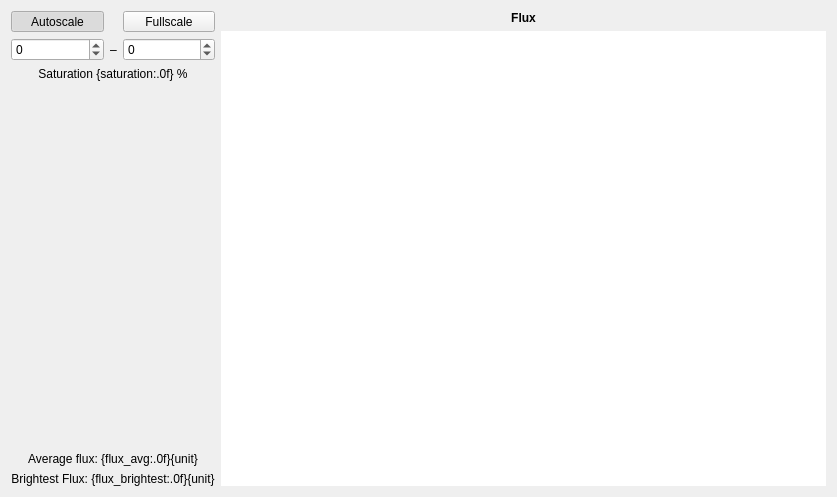
<?xml version="1.0" encoding="UTF-8"?>
<ui version="4.0">
 <class>FluxWidget</class>
 <widget class="QWidget" name="FluxWidget">
  <property name="geometry">
   <rect>
    <x>0</x>
    <y>0</y>
    <width>837</width>
    <height>497</height>
   </rect>
  </property>
  <property name="windowTitle">
   <string>Flux - KalAO</string>
  </property>
  <layout class="QGridLayout" name="gridLayout" columnstretch="0,1">
   <item row="0" column="1">
    <widget class="QLabel" name="title_label">
     <property name="font">
      <font>
       <bold>true</bold>
      </font>
     </property>
     <property name="text">
      <string>Flux</string>
     </property>
     <property name="alignment">
      <set>Qt::AlignCenter</set>
     </property>
    </widget>
   </item>
   <item row="1" column="1">
    <widget class="KGraphicsView" name="flux_view">
     <property name="enabled">
      <bool>true</bool>
     </property>
     <property name="frameShape">
      <enum>QFrame::NoFrame</enum>
     </property>
     <property name="verticalScrollBarPolicy">
      <enum>Qt::ScrollBarAlwaysOff</enum>
     </property>
     <property name="horizontalScrollBarPolicy">
      <enum>Qt::ScrollBarAlwaysOff</enum>
     </property>
     <property name="sizeAdjustPolicy">
      <enum>QAbstractScrollArea::AdjustToContents</enum>
     </property>
    </widget>
   </item>
   <item row="0" column="0" rowspan="2">
    <layout class="QVBoxLayout" name="side_layout">
     <item>
      <layout class="QGridLayout" name="scale_layout" columnstretch="1,0,1">
       <item row="2" column="0" colspan="3" alignment="Qt::AlignHCenter|Qt::AlignVCenter">
        <widget class="KLabel" name="saturation_label">
         <property name="text">
          <string>Saturation {saturation:.0f} %</string>
         </property>
         <property name="alignment">
          <set>Qt::AlignCenter</set>
         </property>
        </widget>
       </item>
       <item row="1" column="0">
        <widget class="KScaledDoubleSpinbox" name="min_spinbox">
         <property name="keyboardTracking">
          <bool>false</bool>
         </property>
         <property name="decimals">
          <number>0</number>
         </property>
         <property name="minimum">
          <double>-1000.000000000000000</double>
         </property>
         <property name="maximum">
          <double>100000.000000000000000</double>
         </property>
         <property name="singleStep">
          <double>100.000000000000000</double>
         </property>
        </widget>
       </item>
       <item row="1" column="2" alignment="Qt::AlignVCenter">
        <widget class="KScaledDoubleSpinbox" name="max_spinbox">
         <property name="keyboardTracking">
          <bool>false</bool>
         </property>
         <property name="decimals">
          <number>0</number>
         </property>
         <property name="minimum">
          <double>-1000.000000000000000</double>
         </property>
         <property name="maximum">
          <double>100000.000000000000000</double>
         </property>
         <property name="singleStep">
          <double>100.000000000000000</double>
         </property>
        </widget>
       </item>
       <item row="1" column="1">
        <widget class="QLabel" name="minmax_label">
         <property name="text">
          <string>–</string>
         </property>
        </widget>
       </item>
       <item row="0" column="2">
        <widget class="QToolButton" name="fullscale_button">
         <property name="sizePolicy">
          <sizepolicy hsizetype="Minimum" vsizetype="Fixed">
           <horstretch>0</horstretch>
           <verstretch>0</verstretch>
          </sizepolicy>
         </property>
         <property name="text">
          <string>Fullscale</string>
         </property>
         <property name="checkable">
          <bool>true</bool>
         </property>
        </widget>
       </item>
       <item row="0" column="0">
        <widget class="QToolButton" name="autoscale_button">
         <property name="sizePolicy">
          <sizepolicy hsizetype="Minimum" vsizetype="Fixed">
           <horstretch>0</horstretch>
           <verstretch>0</verstretch>
          </sizepolicy>
         </property>
         <property name="text">
          <string>Autoscale</string>
         </property>
         <property name="checkable">
          <bool>true</bool>
         </property>
         <property name="checked">
          <bool>true</bool>
         </property>
        </widget>
       </item>
      </layout>
     </item>
     <item>
      <spacer name="verticalSpacer">
       <property name="orientation">
        <enum>Qt::Vertical</enum>
       </property>
       <property name="sizeHint" stdset="0">
        <size>
         <width>20</width>
         <height>40</height>
        </size>
       </property>
      </spacer>
     </item>
     <item>
      <widget class="KLabel" name="flux_avg_label">
       <property name="text">
        <string>Average flux: {flux_avg:.0f}{unit}</string>
       </property>
       <property name="alignment">
        <set>Qt::AlignCenter</set>
       </property>
      </widget>
     </item>
     <item>
      <widget class="KLabel" name="flux_brightest_label">
       <property name="text">
        <string>Brightest Flux: {flux_brightest:.0f}{unit}</string>
       </property>
       <property name="alignment">
        <set>Qt::AlignCenter</set>
       </property>
      </widget>
     </item>
    </layout>
   </item>
  </layout>
 </widget>
 <customwidgets>
  <customwidget>
   <class>KGraphicsView</class>
   <extends>QGraphicsView</extends>
   <header>kalao</header>
  </customwidget>
  <customwidget>
   <class>KLabel</class>
   <extends>QLabel</extends>
   <header>kalao</header>
  </customwidget>
  <customwidget>
   <class>KScaledDoubleSpinbox</class>
   <extends>QDoubleSpinBox</extends>
   <header>kalao</header>
  </customwidget>
 </customwidgets>
 <resources/>
 <connections/>
</ui>
